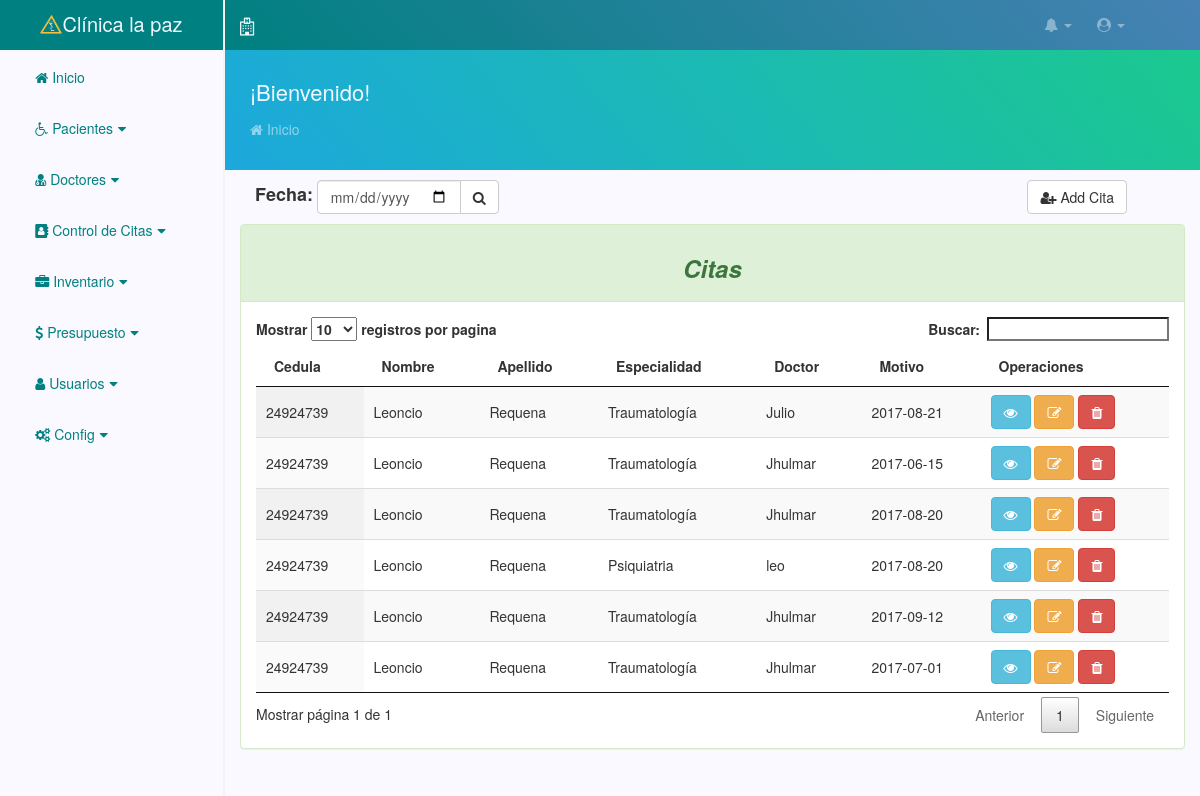
Page /php/citas.php (signed in) on the committed database.
### tables this page shows
CREATE TABLE `citas` (
  `id_citas` int(11) NOT NULL,
  `ced_paciente` int(11) NOT NULL,
  `id_doctor` int(11) NOT NULL,
  `fecha_cita` date NOT NULL,
  `motivo` text NOT NULL,
  `status` enum('pendiente','pagado','','') NOT NULL
);

CREATE TABLE `pacientes` (
  `ced_paciente` int(11) NOT NULL,
  `primer_nombre` varchar(50) NOT NULL,
  `segundo_nombre` varchar(50) NOT NULL,
  `primer_apellido` varchar(50) NOT NULL,
  `segundo_apellido` varchar(50) NOT NULL,
  `fecha_nacimiento` date NOT NULL,
  `edad` int(50) NOT NULL,
  `direccion` varchar(50) NOT NULL,
  `telefono` varchar(100) NOT NULL,
  `ocupacion` varchar(50) NOT NULL,
  `responsable` varchar(50) NOT NULL,
  `status` enum('activo','inactivo','','') NOT NULL
);

CREATE TABLE `especialidades` (
  `id_especialidad` int(11) NOT NULL,
  `nombre_especialidad` varchar(100) NOT NULL,
  `status` enum('activo','inactivo','','') NOT NULL
);

CREATE TABLE `doctores` (
  `id_doctor` int(11) NOT NULL,
  `cedula` int(100) NOT NULL,
  `nombre` varchar(100) NOT NULL,
  `apellido` varchar(100) NOT NULL,
  `fecha_nacimiento` date NOT NULL,
  `status` enum('activo','inactivo','','') NOT NULL,
  `id_especialidad` int(11) NOT NULL
);

### php/citas.php (the view, shortened to what this page needs)
<?php
require_once("header.php");
 ?>
<div class="page-content">
    <div class="bread-content">
        <div class="container">
            <h4>¡Bienvenido!</h4>
            <span class="breadcoumb"><i class="fa fa-home"></i> Inicio</span>
        </div>
    </div>
    <div class="container-fluid">
        <div class="row" style="margin-top: 10px;">
        	<div class="col-xs-12 col-xs-offset-">
            <div class="" style="">
               <form action="" class="form-inline">
                     <div class="col-xs-6 form-group" ">
                 <label for="cedula" style="font-size: 18px;">Fecha:</label>
                     <div class="input-group ">
                        <input type="date" class="form-control" id="fecha" name="fecha" placeholder="00/00/0000 ">
                        <span class="input-group-btn ">
                        <button class="btn btn-default " type="button" onclick="buscar_cita();"><span class="fa fa-search"></span></button>
                        </span>
            </div>
          </div>
                </form>
        		<a href="nuevacita.php" class="btn btn-default  col-xs-offset-4"><span class="fa fa-user-plus"></span> Add Cita</a>
                </div>
        		<div class="panel panel-success" id="oculto" style="margin-top: 10px;">
        			<div class="panel-heading">
        				<center><h3 style="color:"><strong><i>Citas</i></strong></h3></center>
        			</div>
        			<?php
        			require_once("../config/conexion.php");
        			$sql="SELECT p.ced_paciente,p.primer_nombre,p.primer_apellido,d.nombre,e.nombre_especialidad,c.id_citas,c.fecha_cita,c.motivo FROM citas AS c INNER JOIN pacientes AS p ON c.ced_paciente=p.ced_paciente INNER JOIN doctores AS d ON d.id_doctor=c.id_doctor INNER JOIN especialidades AS e ON e.id_especialidad=d.id_especialidad WHERE c.status='pendiente'";
        			$result=$con->query($sql);
        			 ?>
        			<div class="panel-body" id="">
                     <div class="table-responsive">
        				<table id="tabla" class="display">
        					<thead>
        						<th>Cedula</th>
        						<th>Nombre</th>
        						<th>Apellido</th>
                                <th>Especialidad</th>
                                <th>Doctor</th>
                                <th>Motivo</td>
        						<th>Operaciones</th>
        					</thead>
        					<tbody id="content">
        					<?php while($row=mysqli_fetch_array($result)){ ?>
        						<tr>
        							<td><?php echo $row['ced_paciente']; ?></td>
        							<td><?php echo $row['primer_nombre']; ?></td>
        							<td><?php echo $row['primer_apellido']; ?></td>
                                    <td><?php echo $row['nombre_especialidad']; ?></td>
                                    <td><?php echo $row['nombre']; ?></td>
                                      <td><?php echo $row['fecha_cita']; ?></td>
        							<td><a href="vercita.php?id=<?php echo $row['id_citas'] ;?>" class="btn btn-info" style=""><span class="fa fa-eye" style=""></span></a> <a href="editarcita.php?id=<?php echo $row['id_citas']; ?>" class="btn btn-warning"><span class="fa fa-pencil-square-o"></span></a> <a href="javascript:eliminar_cita('<?php echo $row['id_citas']; ?>')" class="btn btn-danger"><span class="fa fa-trash"></span></a></td>
        						</tr>
        						<?php } ?>
        					</tbody>
        				</table>
                        </div>
        			</div>
        		</div>
        	</div>
        </div>
</div>
</div>
 <?php require_once("footer.php"); ?>

### php/header.php (shortened to what this page needs)
<!DOCTYPE html>
<html lang="en">
<head>
    <link rel="stylesheet" href="../public/css/bootstrap.min.css">
    <link rel="stylesheet" href="../public/css/font-awesome.min.css">
    <link rel="stylesheet" href="../public/css/sweetalert2.min.css">
    <link rel="stylesheet" href="../public/css/morris.css">
    <link rel="stylesheet" type="text/css" href="../public/fullcalendar/fullcalendar.css">
    <link rel="stylesheet" href="../public/css/jquery.dataTables.min.css">
    <link rel="stylesheet" href="../public/css/bootstrap-datepicker.min.css">
    <link rel="stylesheet" href="../public/css/estilos.css">
</head>
<body>
    <div id="wrapper">
        <div class="page-wrapper">
            <nav>
                <div class="navbar page-navigation" role="navigation">
                    <div class="navbar-header">
                        <span class="navbar-brand"><i class="fa fa-hospital-o"></i></span>
                    </div>
                    <ul class="items-nav navbar-right top-nav">
                        <li class="dropdown">
                            <a href="#" class="dropdown-toggle item-icon" data-toggle="dropdown"><i class="fa fa-bell"></i> <b class="caret"></b></a>
                        </li>
                        <li class="dropdown">
                            <a href="#" class="dropdown-toggle item-icon" data-toggle="dropdown"><i class="fa fa-user-circle"></i> <b class="caret"></b></a>
                        </li>
                    </ul>
                </div>
            </nav>

### php/menu.php (shortened to what this page needs)
<div class="side-nav">
    <div class="side-nav-header">
        <a href="inicio.html"><img src="../public/multimedia/clinica-logo-min.png" height="19" width="22" alt="">Cl&iacute;nica la paz</a>
    </div>
    <div class="collapse navbar-collapse navbar-ex1-collapse">
        <ul class="side-menu">
            <li><a href="inicio.php"><i class="fa fa-home"></i> Inicio</a></li>
            <li class="submenu-content">
                <a href="#"><i class="fa fa-wheelchair"></i> Pacientes<i class="fa fa-fw fa-caret-down"></i></a>
            </li>
            <li class="submenu-content">
                <a href="#"><i class="fa fa-user-md"></i> Doctores<i class="fa fa-fw fa-caret-down"></i></a>
            </li>
            <li class="submenu-content">
                <a href="#"><i class="fa fa-address-book"></i> Control de Citas<i class="fa fa-fw fa-caret-down"></i></a>
            </li>
            <li class="submenu-content">
                <a href="#"><i class="fa fa-briefcase"></i> Inventario<i class="fa fa-fw fa-caret-down"></i></a>
            </li>
             <li class="submenu-content">
                <a href="#"><i class="fa fa-usd"></i> Presupuesto<i class="fa fa-fw fa-caret-down"></i></a>
            </li>
            <?php if($_SESSION['tipo_usuario']==1){ ?>
            <li class="submenu-content">
                <a href="#"><i class="fa fa-user"></i> Usuarios<i class="fa fa-fw fa-caret-down"></i></a>
            </li>
               <li class="submenu-content">
                <a href="#"><i class="fa fa-cogs"></i> Config<i class="fa fa-fw fa-caret-down"></i></a>
            </li>
            <?php } ?>
        </ul>
    </div>
</div>
</div>
</body>

### php/footer.php (shortened to what this page needs)
<?php
    require_once('menu.php');
?>
</body>
</html>

### public/css/estilos.css (style rules this page uses)
* { margin: 0; padding: 0; -webkit-box-sizing: border-box; -moz-box-sizing: border-box; box-sizing: border-box; text-decoration: none; }
body { background: #F9F9FF; }
#wrapper { padding-left: 0; }
#wrapper .page-wrapper { width: 100%; padding: 0; background-color: #F9F9FF; }
.page-navigation { background: linear-gradient(50deg,teal,steelblue); color: aliceblue; border-radius: 0px; border: none; position: relative; }
.side-nav-header { display: none; }
.navbar-brand { color: aliceblue; }
.items-nav .fa,.items-nav .caret { color: rgba(255,255,255,.4); }
.items-nav li { -webkit-transition: all .1s ease; -o-transition: all .1s ease; transition: all .1s ease; }
.page-content { width: 100%; margin-top: -20px; position: relative; -webkit-box-sizing: border-box; -moz-box-sizing: border-box; box-sizing: border-box; overflow: hidden; }
.bread-content { height: 120px; background: linear-gradient(50deg,#1ca8dd,#1bc98e); }
.bread-content h4 { margin-top: 30px; margin-bottom: 15px; font-size: 22px; color: aliceblue; }
.bread-content .container { padding-left: 25px; }
.breadcoumb { color: rgba(255,255,255,.5); }
@media screen and (min-width:768px) { #wrapper { padding-left: 225px; } }
@media screen and (min-width:768px) { .side-nav { position: fixed; top: 0px; left: 225px; width: 225px; margin-left: -225px; border: none; border-radius: 0; overflow-y: auto; background-color: #F9F9FF; bottom: 0; overflow-x: hidden; padding-bottom: 40px; color: teal; border-right: 2px solid rgba(240,240,240,.5); } }
@media screen and (min-width:768px) { .side-nav-header { color: aliceblue; display: block; height: 50px; width: 100%; overflow: hidden; font-size: 20px; background: linear-gradient(50deg,teal,teal); position: relative; text-align: center; padding-top: 10px; } }
@media screen and (min-width:768px) { .side-nav-header img { transform: translateY(-2px); } }
@media screen and (min-width:768px) { .side-nav-header a { color: aliceblue; text-decoration: none; } }
@media screen and (min-width:768px) { .items-nav { margin-right: 50px; margin-top: 14px; display: flex; list-style: none; } }
@media screen and (min-width:768px) { .items-nav > li { margin-right: 25px; } }
@media screen and (min-width:768px) { .navbar-collapse { -webkit-transition: all .2s ease; -o-transition: all .2s ease; transition: all .2s ease; padding: 0; } }
@media screen and (min-width:768px) { .navbar-collapse .side-menu { width: 100%; list-style: none; margin-bottom: 0; margin-top: -1px; } }
@media screen and (min-width:768px) { .side-menu li a { padding-left: 25px; width: 80%; margin: auto; display: block; padding: 12px; margin-top: 5px; border-radius: 4px; color: teal; border: 1px solid transparent; text-decoration: none; -webkit-transition: all .2s ease; -o-transition: all .2s ease; transition: all .2s ease; } }

### rows in the picture
citas: ced_paciente.ced_paciente "24924739", ced_paciente.primer_nombre "Leoncio", ced_paciente.primer_apellido "Requena", especialidades.nombre_especialidad "Traumatología", id_doctor.nombre "Julio", fecha_cita "2017-08-21"
citas: ced_paciente.ced_paciente "24924739", ced_paciente.primer_nombre "Leoncio", ced_paciente.primer_apellido "Requena", especialidades.nombre_especialidad "Traumatología", id_doctor.nombre "Jhulmar", fecha_cita "2017-06-15"
citas: ced_paciente.ced_paciente "24924739", ced_paciente.primer_nombre "Leoncio", ced_paciente.primer_apellido "Requena", especialidades.nombre_especialidad "Traumatología", id_doctor.nombre "Jhulmar", fecha_cita "2017-08-20"
citas: ced_paciente.ced_paciente "24924739", ced_paciente.primer_nombre "Leoncio", ced_paciente.primer_apellido "Requena", especialidades.nombre_especialidad "Psiquiatria", id_doctor.nombre "leo", fecha_cita "2017-08-20"
citas: ced_paciente.ced_paciente "24924739", ced_paciente.primer_nombre "Leoncio", ced_paciente.primer_apellido "Requena", especialidades.nombre_especialidad "Traumatología", id_doctor.nombre "Jhulmar", fecha_cita "2017-09-12"
citas: ced_paciente.ced_paciente "24924739", ced_paciente.primer_nombre "Leoncio", ced_paciente.primer_apellido "Requena", especialidades.nombre_especialidad "Traumatología", id_doctor.nombre "Jhulmar", fecha_cita "2017-07-01"
